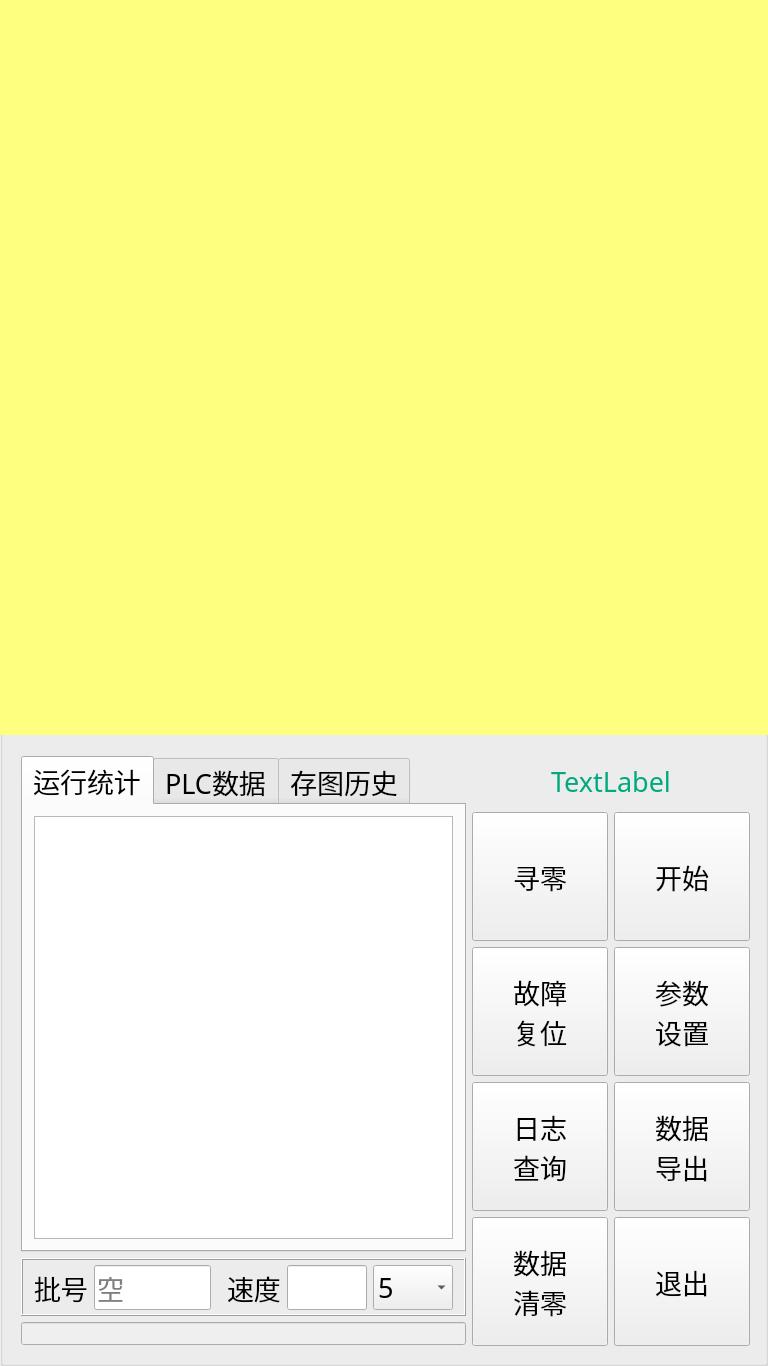
<?xml version="1.0" encoding="UTF-8"?>
<ui version="4.0">
 <class>NewUI_DemoClass</class>
 <widget class="QMainWindow" name="NewUI_DemoClass">
  <property name="geometry">
   <rect>
    <x>0</x>
    <y>0</y>
    <width>768</width>
    <height>1366</height>
   </rect>
  </property>
  <property name="minimumSize">
   <size>
    <width>768</width>
    <height>1366</height>
   </size>
  </property>
  <property name="maximumSize">
   <size>
    <width>768</width>
    <height>1366</height>
   </size>
  </property>
  <property name="windowTitle">
   <string>主界面</string>
  </property>
  <property name="styleSheet">
   <string notr="true"/>
  </property>
  <widget class="QWidget" name="centralWidget">
   <widget class="QGroupBox" name="gB_ShowMainArea_2">
    <property name="geometry">
     <rect>
      <x>0</x>
      <y>705</y>
      <width>768</width>
      <height>661</height>
     </rect>
    </property>
    <property name="font">
     <font>
      <family>幼圆</family>
      <pointsize>20</pointsize>
      <weight>50</weight>
      <italic>false</italic>
      <bold>false</bold>
     </font>
    </property>
    <property name="styleSheet">
     <string notr="true">font: 20pt &quot;幼圆&quot;;</string>
    </property>
    <property name="title">
     <string/>
    </property>
    <widget class="QLabel" name="lb_style">
     <property name="geometry">
      <rect>
       <x>0</x>
       <y>30</y>
       <width>768</width>
       <height>631</height>
      </rect>
     </property>
     <property name="frameShape">
      <enum>QFrame::NoFrame</enum>
     </property>
     <property name="text">
      <string/>
     </property>
    </widget>
    <widget class="QWidget" name="layoutWidget0_1">
     <property name="geometry">
      <rect>
       <x>10</x>
       <y>40</y>
       <width>751</width>
       <height>611</height>
      </rect>
     </property>
     <layout class="QHBoxLayout" name="horizontalLayout">
      <item>
       <layout class="QVBoxLayout" name="verticalLayout_5">
        <item>
         <widget class="QTabWidget" name="tabWidget">
          <property name="font">
           <font>
            <family>幼圆</family>
            <pointsize>20</pointsize>
            <weight>50</weight>
            <italic>false</italic>
            <bold>false</bold>
           </font>
          </property>
          <property name="currentIndex">
           <number>0</number>
          </property>
          <widget class="QWidget" name="tab">
           <attribute name="title">
            <string>运行统计</string>
           </attribute>
           <layout class="QVBoxLayout" name="verticalLayout">
            <item>
             <widget class="QTableWidget" name="tableWidget_Result"/>
            </item>
           </layout>
          </widget>
          <widget class="QWidget" name="tab_2">
           <attribute name="title">
            <string>PLC数据</string>
           </attribute>
           <widget class="QFrame" name="frame_2">
            <property name="geometry">
             <rect>
              <x>50</x>
              <y>100</y>
              <width>361</width>
              <height>211</height>
             </rect>
            </property>
            <property name="frameShape">
             <enum>QFrame::StyledPanel</enum>
            </property>
            <property name="frameShadow">
             <enum>QFrame::Raised</enum>
            </property>
            <layout class="QHBoxLayout" name="horizontalLayout_3">
             <item>
              <layout class="QGridLayout" name="gridLayout_4">
               <item row="0" column="0">
                <widget class="QLabel" name="label_17">
                 <property name="text">
                  <string>检测计数</string>
                 </property>
                </widget>
               </item>
               <item row="0" column="1">
                <widget class="QLineEdit" name="lE_CheckCount">
                 <property name="enabled">
                  <bool>false</bool>
                 </property>
                </widget>
               </item>
               <item row="1" column="0">
                <widget class="QLabel" name="label_2">
                 <property name="text">
                  <string>剔废计数</string>
                 </property>
                </widget>
               </item>
               <item row="1" column="1">
                <widget class="QLineEdit" name="lE_RejectCount">
                 <property name="enabled">
                  <bool>false</bool>
                 </property>
                </widget>
               </item>
               <item row="2" column="0">
                <widget class="QLabel" name="label_18">
                 <property name="text">
                  <string>强剔计数</string>
                 </property>
                </widget>
               </item>
               <item row="2" column="1">
                <widget class="QLineEdit" name="lE_ForceRejectCount">
                 <property name="enabled">
                  <bool>false</bool>
                 </property>
                </widget>
               </item>
              </layout>
             </item>
            </layout>
           </widget>
          </widget>
          <widget class="QWidget" name="tab_3">
           <attribute name="title">
            <string>存图历史</string>
           </attribute>
           <widget class="QListWidget" name="lW_Picture">
            <property name="geometry">
             <rect>
              <x>10</x>
              <y>10</y>
              <width>435</width>
              <height>461</height>
             </rect>
            </property>
           </widget>
          </widget>
         </widget>
        </item>
        <item>
         <widget class="QFrame" name="frame">
          <property name="frameShape">
           <enum>QFrame::Box</enum>
          </property>
          <property name="frameShadow">
           <enum>QFrame::Raised</enum>
          </property>
          <layout class="QHBoxLayout" name="horizontalLayout_2">
           <property name="topMargin">
            <number>5</number>
           </property>
           <property name="bottomMargin">
            <number>4</number>
           </property>
           <item>
            <widget class="QLabel" name="label_3">
             <property name="text">
              <string>批号</string>
             </property>
            </widget>
           </item>
           <item>
            <widget class="MyLineEdit" name="lE_PN">
             <property name="maxLength">
              <number>15</number>
             </property>
             <property name="alignment">
              <set>Qt::AlignLeading|Qt::AlignLeft|Qt::AlignVCenter</set>
             </property>
             <property name="placeholderText">
              <string>空</string>
             </property>
            </widget>
           </item>
           <item>
            <spacer name="horizontalSpacer">
             <property name="orientation">
              <enum>Qt::Horizontal</enum>
             </property>
             <property name="sizeType">
              <enum>QSizePolicy::Fixed</enum>
             </property>
             <property name="sizeHint" stdset="0">
              <size>
               <width>10</width>
               <height>20</height>
              </size>
             </property>
            </spacer>
           </item>
           <item>
            <widget class="QLabel" name="label_15">
             <property name="text">
              <string>速度</string>
             </property>
            </widget>
           </item>
           <item>
            <widget class="MyLineEdit" name="lE_RunSpeed">
             <property name="enabled">
              <bool>true</bool>
             </property>
             <property name="minimumSize">
              <size>
               <width>80</width>
               <height>0</height>
              </size>
             </property>
             <property name="maximumSize">
              <size>
               <width>80</width>
               <height>16777215</height>
              </size>
             </property>
            </widget>
           </item>
           <item>
            <widget class="QComboBox" name="cB_RunSpeed">
             <property name="minimumSize">
              <size>
               <width>80</width>
               <height>0</height>
              </size>
             </property>
             <property name="maximumSize">
              <size>
               <width>80</width>
               <height>16777215</height>
              </size>
             </property>
             <item>
              <property name="text">
               <string>5</string>
              </property>
             </item>
             <item>
              <property name="text">
               <string>10</string>
              </property>
             </item>
             <item>
              <property name="text">
               <string>15</string>
              </property>
             </item>
             <item>
              <property name="text">
               <string>20</string>
              </property>
             </item>
             <item>
              <property name="text">
               <string>25</string>
              </property>
             </item>
             <item>
              <property name="text">
               <string>30</string>
              </property>
             </item>
             <item>
              <property name="text">
               <string>35</string>
              </property>
             </item>
             <item>
              <property name="text">
               <string>40</string>
              </property>
             </item>
             <item>
              <property name="text">
               <string>45</string>
              </property>
             </item>
             <item>
              <property name="text">
               <string>50</string>
              </property>
             </item>
             <item>
              <property name="text">
               <string>55</string>
              </property>
             </item>
             <item>
              <property name="text">
               <string>60</string>
              </property>
             </item>
             <item>
              <property name="text">
               <string>65</string>
              </property>
             </item>
             <item>
              <property name="text">
               <string>70</string>
              </property>
             </item>
             <item>
              <property name="text">
               <string>75</string>
              </property>
             </item>
             <item>
              <property name="text">
               <string>80</string>
              </property>
             </item>
             <item>
              <property name="text">
               <string>85</string>
              </property>
             </item>
             <item>
              <property name="text">
               <string>90</string>
              </property>
             </item>
             <item>
              <property name="text">
               <string>95</string>
              </property>
             </item>
             <item>
              <property name="text">
               <string>100</string>
              </property>
             </item>
             <item>
              <property name="text">
               <string>105</string>
              </property>
             </item>
             <item>
              <property name="text">
               <string>110</string>
              </property>
             </item>
             <item>
              <property name="text">
               <string>115</string>
              </property>
             </item>
             <item>
              <property name="text">
               <string>120</string>
              </property>
             </item>
             <item>
              <property name="text">
               <string>取消</string>
              </property>
             </item>
            </widget>
           </item>
          </layout>
         </widget>
        </item>
        <item>
         <layout class="QGridLayout" name="gridLayout_2">
          <item row="0" column="0">
           <widget class="QLineEdit" name="lE_freeSpace">
            <property name="enabled">
             <bool>false</bool>
            </property>
            <property name="sizePolicy">
             <sizepolicy hsizetype="Preferred" vsizetype="Fixed">
              <horstretch>0</horstretch>
              <verstretch>0</verstretch>
             </sizepolicy>
            </property>
            <property name="minimumSize">
             <size>
              <width>0</width>
              <height>23</height>
             </size>
            </property>
            <property name="maximumSize">
             <size>
              <width>16777215</width>
              <height>23</height>
             </size>
            </property>
            <property name="alignment">
             <set>Qt::AlignCenter</set>
            </property>
           </widget>
          </item>
         </layout>
        </item>
       </layout>
      </item>
      <item>
       <layout class="QVBoxLayout" name="verticalLayout_3">
        <item>
         <spacer name="verticalSpacer_2">
          <property name="orientation">
           <enum>Qt::Vertical</enum>
          </property>
          <property name="sizeHint" stdset="0">
           <size>
            <width>20</width>
            <height>40</height>
           </size>
          </property>
         </spacer>
        </item>
        <item>
         <widget class="TextTicker" name="lb_Alarm">
          <property name="sizePolicy">
           <sizepolicy hsizetype="Preferred" vsizetype="Fixed">
            <horstretch>0</horstretch>
            <verstretch>0</verstretch>
           </sizepolicy>
          </property>
          <property name="minimumSize">
           <size>
            <width>0</width>
            <height>50</height>
           </size>
          </property>
          <property name="maximumSize">
           <size>
            <width>16777215</width>
            <height>50</height>
           </size>
          </property>
          <property name="styleSheet">
           <string notr="true">color: rgb(0, 170, 127);</string>
          </property>
          <property name="text">
           <string>TextLabel</string>
          </property>
          <property name="alignment">
           <set>Qt::AlignCenter</set>
          </property>
         </widget>
        </item>
        <item>
         <spacer name="verticalSpacer">
          <property name="orientation">
           <enum>Qt::Vertical</enum>
          </property>
          <property name="sizeHint" stdset="0">
           <size>
            <width>20</width>
            <height>40</height>
           </size>
          </property>
         </spacer>
        </item>
        <item>
         <layout class="QGridLayout" name="gridLayout_3">
          <item row="3" column="1">
           <widget class="QPushButton" name="Button_Exit">
            <property name="sizePolicy">
             <sizepolicy hsizetype="Preferred" vsizetype="Preferred">
              <horstretch>0</horstretch>
              <verstretch>0</verstretch>
             </sizepolicy>
            </property>
            <property name="minimumSize">
             <size>
              <width>136</width>
              <height>129</height>
             </size>
            </property>
            <property name="maximumSize">
             <size>
              <width>136</width>
              <height>129</height>
             </size>
            </property>
            <property name="styleSheet">
             <string notr="true">font: 20pt &quot;幼圆&quot;;</string>
            </property>
            <property name="text">
             <string>退出</string>
            </property>
            <property name="checkable">
             <bool>false</bool>
            </property>
           </widget>
          </item>
          <item row="0" column="1">
           <widget class="QPushButton" name="Button_Start">
            <property name="enabled">
             <bool>true</bool>
            </property>
            <property name="sizePolicy">
             <sizepolicy hsizetype="Preferred" vsizetype="Preferred">
              <horstretch>0</horstretch>
              <verstretch>0</verstretch>
             </sizepolicy>
            </property>
            <property name="minimumSize">
             <size>
              <width>136</width>
              <height>129</height>
             </size>
            </property>
            <property name="maximumSize">
             <size>
              <width>136</width>
              <height>129</height>
             </size>
            </property>
            <property name="styleSheet">
             <string notr="true">font: 20pt &quot;幼圆&quot;;</string>
            </property>
            <property name="text">
             <string>开始</string>
            </property>
            <property name="checkable">
             <bool>true</bool>
            </property>
            <property name="checked">
             <bool>false</bool>
            </property>
           </widget>
          </item>
          <item row="1" column="0">
           <widget class="QPushButton" name="Button_AlarmReset">
            <property name="sizePolicy">
             <sizepolicy hsizetype="Preferred" vsizetype="Preferred">
              <horstretch>0</horstretch>
              <verstretch>0</verstretch>
             </sizepolicy>
            </property>
            <property name="minimumSize">
             <size>
              <width>136</width>
              <height>129</height>
             </size>
            </property>
            <property name="maximumSize">
             <size>
              <width>136</width>
              <height>129</height>
             </size>
            </property>
            <property name="font">
             <font>
              <family>幼圆</family>
              <pointsize>20</pointsize>
              <weight>50</weight>
              <italic>false</italic>
              <bold>false</bold>
             </font>
            </property>
            <property name="styleSheet">
             <string notr="true">font: 20pt &quot;幼圆&quot;;</string>
            </property>
            <property name="text">
             <string>故障
复位</string>
            </property>
            <property name="checkable">
             <bool>false</bool>
            </property>
           </widget>
          </item>
          <item row="3" column="0">
           <widget class="QPushButton" name="Button_CountReset">
            <property name="sizePolicy">
             <sizepolicy hsizetype="Preferred" vsizetype="Preferred">
              <horstretch>0</horstretch>
              <verstretch>0</verstretch>
             </sizepolicy>
            </property>
            <property name="minimumSize">
             <size>
              <width>136</width>
              <height>129</height>
             </size>
            </property>
            <property name="maximumSize">
             <size>
              <width>136</width>
              <height>129</height>
             </size>
            </property>
            <property name="font">
             <font>
              <family>幼圆</family>
              <pointsize>20</pointsize>
              <weight>50</weight>
              <italic>false</italic>
              <bold>false</bold>
             </font>
            </property>
            <property name="styleSheet">
             <string notr="true">font: 20pt &quot;幼圆&quot;;</string>
            </property>
            <property name="text">
             <string>数据
清零</string>
            </property>
            <property name="checkable">
             <bool>false</bool>
            </property>
           </widget>
          </item>
          <item row="2" column="0">
           <widget class="QPushButton" name="Button_Log">
            <property name="sizePolicy">
             <sizepolicy hsizetype="Preferred" vsizetype="Preferred">
              <horstretch>0</horstretch>
              <verstretch>0</verstretch>
             </sizepolicy>
            </property>
            <property name="minimumSize">
             <size>
              <width>136</width>
              <height>129</height>
             </size>
            </property>
            <property name="maximumSize">
             <size>
              <width>136</width>
              <height>129</height>
             </size>
            </property>
            <property name="styleSheet">
             <string notr="true">font: 20pt &quot;幼圆&quot;;</string>
            </property>
            <property name="text">
             <string>日志
查询</string>
            </property>
            <property name="checkable">
             <bool>false</bool>
            </property>
           </widget>
          </item>
          <item row="2" column="1">
           <widget class="QPushButton" name="Button_DataOut">
            <property name="sizePolicy">
             <sizepolicy hsizetype="Preferred" vsizetype="Preferred">
              <horstretch>0</horstretch>
              <verstretch>0</verstretch>
             </sizepolicy>
            </property>
            <property name="minimumSize">
             <size>
              <width>136</width>
              <height>129</height>
             </size>
            </property>
            <property name="maximumSize">
             <size>
              <width>136</width>
              <height>129</height>
             </size>
            </property>
            <property name="font">
             <font>
              <family>幼圆</family>
              <pointsize>20</pointsize>
              <weight>50</weight>
              <italic>false</italic>
              <bold>false</bold>
             </font>
            </property>
            <property name="styleSheet">
             <string notr="true">font: 20pt &quot;幼圆&quot;;</string>
            </property>
            <property name="text">
             <string>数据
导出</string>
            </property>
           </widget>
          </item>
          <item row="1" column="1">
           <widget class="QPushButton" name="Button_CameraSet">
            <property name="sizePolicy">
             <sizepolicy hsizetype="Preferred" vsizetype="Preferred">
              <horstretch>0</horstretch>
              <verstretch>0</verstretch>
             </sizepolicy>
            </property>
            <property name="minimumSize">
             <size>
              <width>136</width>
              <height>129</height>
             </size>
            </property>
            <property name="maximumSize">
             <size>
              <width>136</width>
              <height>129</height>
             </size>
            </property>
            <property name="styleSheet">
             <string notr="true">font: 20pt &quot;幼圆&quot;;</string>
            </property>
            <property name="text">
             <string>参数
设置</string>
            </property>
           </widget>
          </item>
          <item row="0" column="0">
           <widget class="QPushButton" name="Button_Home">
            <property name="enabled">
             <bool>true</bool>
            </property>
            <property name="sizePolicy">
             <sizepolicy hsizetype="Preferred" vsizetype="Preferred">
              <horstretch>0</horstretch>
              <verstretch>0</verstretch>
             </sizepolicy>
            </property>
            <property name="minimumSize">
             <size>
              <width>136</width>
              <height>129</height>
             </size>
            </property>
            <property name="maximumSize">
             <size>
              <width>136</width>
              <height>129</height>
             </size>
            </property>
            <property name="styleSheet">
             <string notr="true">font: 20pt &quot;幼圆&quot;;</string>
            </property>
            <property name="text">
             <string>寻零</string>
            </property>
            <property name="checkable">
             <bool>false</bool>
            </property>
            <property name="checked">
             <bool>false</bool>
            </property>
           </widget>
          </item>
         </layout>
        </item>
       </layout>
      </item>
     </layout>
    </widget>
   </widget>
   <widget class="QWidget" name="layoutWidget0_2">
    <property name="geometry">
     <rect>
      <x>9</x>
      <y>9</y>
      <width>751</width>
      <height>721</height>
     </rect>
    </property>
    <layout class="QGridLayout" name="gridLayout">
     <item row="0" column="0">
      <widget class="QLabel" name="label">
       <property name="minimumSize">
        <size>
         <width>0</width>
         <height>700</height>
        </size>
       </property>
       <property name="maximumSize">
        <size>
         <width>16777215</width>
         <height>700</height>
        </size>
       </property>
       <property name="font">
        <font>
         <family>幼圆</family>
         <pointsize>16</pointsize>
        </font>
       </property>
       <property name="text">
        <string>感谢您选用该系统！</string>
       </property>
       <property name="alignment">
        <set>Qt::AlignCenter</set>
       </property>
      </widget>
     </item>
    </layout>
   </widget>
   <widget class="QLabel" name="lb_Picture">
    <property name="geometry">
     <rect>
      <x>0</x>
      <y>0</y>
      <width>768</width>
      <height>735</height>
     </rect>
    </property>
    <property name="styleSheet">
     <string notr="true">background-color: rgb(255, 255, 127);</string>
    </property>
    <property name="text">
     <string/>
    </property>
   </widget>
  </widget>
 </widget>
 <layoutdefault spacing="6" margin="11"/>
 <customwidgets>
  <customwidget>
   <class>MyLineEdit</class>
   <extends>QLineEdit</extends>
   <header location="global">mylineedit.h</header>
  </customwidget>
  <customwidget>
   <class>TextTicker</class>
   <extends>QLabel</extends>
   <header>textticker.h</header>
  </customwidget>
 </customwidgets>
 <resources>
  <include location="NewUI_Demo.qrc"/>
 </resources>
 <connections/>
</ui>
